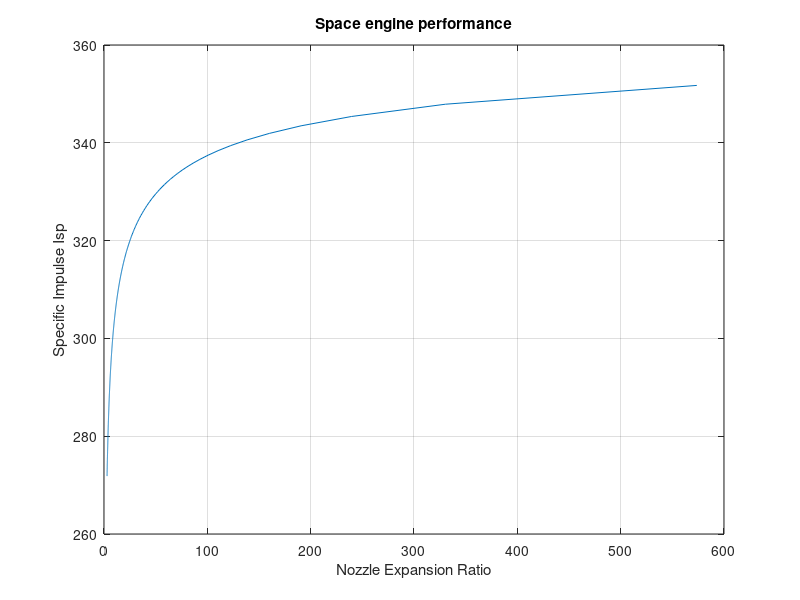

Reproduce this figure in MATLAB. (Note: this script raises an error after producing the figure.)
%Liquid_Rocket_Design
%Bryan Rathke
clear all, close all
%% Historical data

% Dim_v=linspace(0,60);
% F_v=linspace(0,4000);
% Length_v=0.005048*F_v+31.92;
% D_v=0.00357*F_v+14.48;
% 
% figure(1)
% hold on
% plot(F_v,Length_v)
% plot(F_v,D_v)
% xlabel('Thrust (F)')
% ylabel('Dimension (cm)')

%% Design parameters

DeltaV=1721;        %Required change in velocity [m/s]
Mpay=4914;          %Payload mass [kg]
TTWR=0.3;           %Thrust to weight ratio (minimum)
Mnought=12000;      %Initial vehicle mass [kg]
EnvH=300;           %Design envelope hieght [cm]
EnvW=300;           %Design envelope width [cm]
Pc=700000;          %Chamber pressure [Pa]
Pa=0;               %Atmosphere
Ncstar=1;           %CStar combustion efficiency
lambda=0.98;        %Nozzle Efficiency

g=9.80665;          %Standard gravity

%Combustion parameters

OTFR=2.3;
FlameT=3510;   
k=1.225;
MM=22.1;
R=8314/MM;          %Gas constant
rho_f=810;
rho_o=1142;

%% Initial calculations, space bipropellant

DeltaV0=DeltaV*1.1;
F=Mnought*g*TTWR;
Meng=F/(g*(0.000609*F+13.44));
Leng=0.0054*F+31.92;
Deng=0.00357*F+14.48;

if (Leng>EnvH) || (Deng>EnvW);          %Check engine size vs envelope
    print('Warning: Estimated engine size exceeds design envelope.')
end

kmo=k-1;
kpo=k+1;
omk=1-k;

cstar=(Ncstar*(k*R*FlameT)^0.5) / ...
    (k*(2/kpo)^(kpo/(2*kmo)));

Pe_v=linspace(0,45000,1000);                           %Exit pressure vector
Me_v=(((Pe_v/Pc).^(omk/k)-1)/((k-1)/2)).^(0.5);  %Exit Mach Number
epsilon_v=(Me_v.^-1).*((2/kpo).*(1+(kmo/2).*Me_v.^2)).^(kpo/(2*kmo));
Isp_v=lambda.*(((cstar*k)/g).*((2/kmo).*(2/kpo)...
    .^(kpo/kmo).*(1-(Pe_v./Pc).^(kmo/k))).^0.5 ... 
    +((cstar.*epsilon_v)./(g*Pc)).*(Pe_v-Pa));
figure(1)
plot(epsilon_v,Isp_v)
grid on
title('Space engine performance')
xlabel('Nozzle Expansion Ratio')
ylabel('Specific Impulse Isp')

prompt1='Select a nozzle expansion ratio: ';
epsilon=input(prompt1);
if isempty(epsilon)
    epsilon=100
end

%Isp=lambda*(((Cstar*k)/g)*((2/kmo)*(2/kpo)...
%    ^(kpo/kmo)*(1-(Pe_v/Pc)^(kmo/k)))^0.5 ... 
%    +((Cstar.*epsilon_v)./(g*Pc)).*(Pe_v-Pa));

%% Pressure calculations

V_fuel=10;
V_ox=10;
PD_inj=Pc*0.2;
PD_feed=50000;
PD_dyn_f=0.5*rho_f*V_fuel^2;
PD_dyn_o=0.5*rho_o*V_ox^2;

P_ftank=Pc+PD_inj+PD_feed+PD_dyn_f;
P_otank=Pc+PD_inj+PD_feed+PD_dyn_o;



%Pt_pres=(10.^(-0.1068.*(log(Vt)-0.2588))).*(10^6);

%% Fuel mass


Isp=337;                    %Assumed
Mtotal=Mnought+1;
c=.5;
while(Mtotal>Mnought)
    f_inert=c;
    Mpro=(Mpay*(exp(DeltaV0/(Isp*g))-1)*(1-f_inert))/(1-(f_inert*exp(DeltaV0/(Isp*g))));
    Mtotal=(Mpro/(1-f_inert))+Mpay;
    c=c-0.001;
end
Mpro
Mtotal
Mo=(OTFR*Mpro/(OTFR+1));
Mf=Mpro/(1+OTFR);

%% Tank mass

Vt_ox=1.1*(Mo/rho_o);
Vt_f=1.1*(Mf/rho_f);
mdot=F/(Isp*g);
At=mdot*cstar/Pc;
Ae=epsilon*At;
Dt=(4*At/pi)^.5;
De=(4*Ae/pi)^.5;

prompt2='Select a characteristic length for C.C. : ';
Lstar=input(prompt2);
if isempty(Lstar)
    Lstar=0.9
end
prompt3='Select a chamber mach number: ';
Machc=input(prompt3);
if isempty(Machc)
    Machc=0.2
end
Ac=(At/Machc)*((2/kpo)*(1+(kmo/2)*Machc^2))^(kpo/(2*kmo));
Lc=Lstar*At/Ac;
Contraction_Ratio=Ac/At
Dc=(4*Ac/pi)^.5
prompt4='Select a multiplication factor: ';
Phic=input(prompt4);
if isempty(Phic)
    Phic=3
end
prompt5='Enter yield strength of C.C. material: ';
prompt6='Enter CC material density: ';;
Ftu=input(prompt5);
if isempty(Ftu)
    Material='Columbium'
    Ftu=310000000
    rho_c=8500
else
    rho_c=input(prompt)
end
prompt7='Enter contraction angle in degrees: ';
Thetac=input(prompt7);
if isempty(Thetac)
    Thetac=45
end
cwall=(Pc*Dc*Phic)/(2*Ftu);
Mc=pi*rho_c*cwall*(Dc*Lc+(pi*((Dc^2-Dt^2)/4)/tand(Thetac)));
prompt8='Choose a nozzle cone half-angle: ';
Thetan=input(prompt8);
if isempty(Thetan)
    Thetan=15
end
Ln=(De-Dt)/(2*tand(Thetan));
prompt9='Enter "percent bell" fraction of 15 degree conical nozzle: '
if (epsilon>29)
    if lambda==0.99
        Lf=0.86;
    elseif lambda==.987
        Lf=0.8;
    elseif lambda==.985
        Lf=0.75;
    elseif lambda==.98
        Lf=0.675;
    else
        Lf=input(prompt9);
    end
else
    Lf=input(prompt9);
end

%% Nozzle drawing
Rt=Dt/2;
Re=De/2;
prompt10='Enter initial parabola angle: ';
prompt11='Enter final parabola angle: ';
Thetaip=input(prompt10);
Thetafp=input(prompt11);
% x0=linspace((-1.5*Rt),0);
% x1=linspace(0,(Rt));
% x2=linspace((1.376*Rt),Ln);
% Noz0=(2.5*Rt)-(((1.5*Rt)^2)-x0.^2);
% Noz1=(2.382*Rt)-(((.882*Rt)^2)-x1.^2);
% %Noz2
% figure(2)
% plot(x0,Noz0)
% hold on;
% plot(x1,Noz1)
% xlim([-2*Rt,(1.5*Ln)])
% ylim([0,(1.5*Re)])
figure(2)
function h = circle(x,y,r,th)
hold on
xunit = r * cos(th) + x;
yunit = r * sin(th) + y;
h = plot(xunit, yunit);
hold off
end
circle
